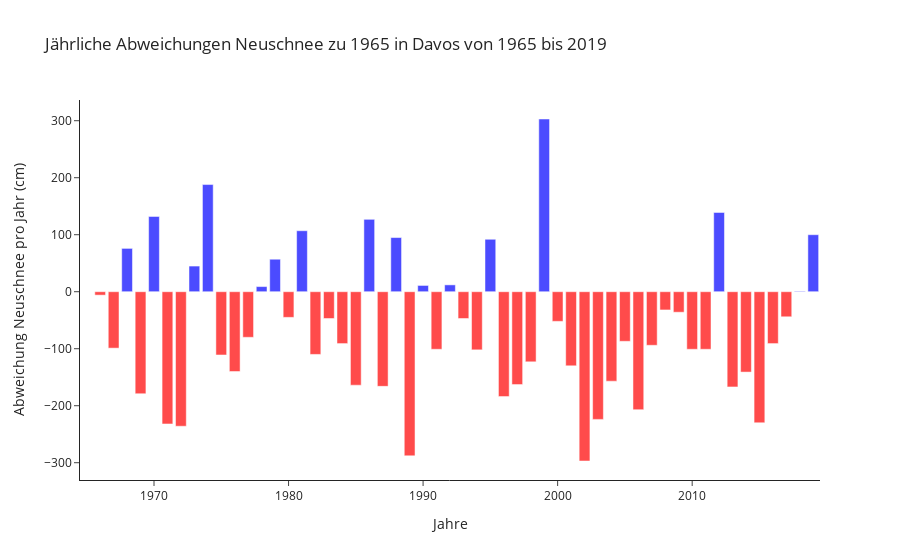

Notebook code cell kept with this figure:
### Markdown cell above
Ich gehe jeden Winter zu meiner Grossmutter in die Skiferien nach Davos. Meine Grossmutter lebt bereits ihr ganzes Leben im Davoser-Dorf. Immer wieder tönt sie an, es gäbe von Jahr zu Jahr immer weniger Schnee im Dorf und auch im Skigebiet. Hat sich meine Grossmutter das nur ausgedacht oder steckt da wirklich einen Funken Wahrheit dahinter.
Ich bin Data Scientist und sehr faktenorientiert und möchte mir dies einmal genauer ansehen. Ich fange mit der Recherche an...

Ich finde eine Infografik über die jährliche gemessene Schneehöhe in Davos-Klosters.

### Code cell
def lineplot_davos_snow(data):
    
    data = data.pivot_table(index='year', columns='region', values='new_snow')
    data = swiss_places_column_titles(data)
    data = data['DavosWSL']
    new_val = np.where(data == '...' ,None , data*1)
    data = pd.DataFrame(new_val, index=data.index).dropna().astype('int')
    
    data = data - data.iloc[0]
    data.loc[:,'color'] = np.where(data >= 0, 1, 0)
    data.columns = ['snow', 'color']
    data.index = pd.to_numeric(data.index)
  
    fig = px.bar(x=data.index, 
                 y=data['snow'], 
                 color=data['color'], 
                 title='Jährliche Abweichungen Neuschnee zu {} in Davos von {} bis {}'.format(data.index[0], data.index[0], data.index[-1]),
                 labels={'x':'Jahre', 'y':'Abweichung Neuschnee pro Jahr (cm)'},  
                 template='simple_white',
                 color_continuous_scale=['red', 'blue'],
                 opacity=0.7
            )
    
    fig.update(layout_coloraxis_showscale=False)
    fig.show()
     
lineplot_davos_snow(swiss_snow)

### Figure 1 — Plotly figure (JSON) as saved in the notebook; plotly's stock layout.template omitted (floating-point values rounded to 4 significant figures)
{"data": [{"alignmentgroup": "True", "hovertemplate": "Jahre=%{x}<br>Abweichung Neuschnee pro Jahr (cm)=%{y}<br>color=%{marker.color}<extra></extra>", "legendgroup": "", "marker": {"color": [1, 0, 0, 1, 0, 1, 0, 0, 1, 1, 0, 0, 0, 1, 1, 0, 1, 0, 0, 0, 0, 1, 0, 1, 0, 1, 0, 1, 0, 0, 1, 0, 0, 0, 1, 0, 0, 0, 0, 0, 0, 0, 0, 0, 0, 0, 0, 1, 0, 0, 0, 0, 0, 1, 1], "coloraxis": "coloraxis", "opacity": 0.7}, "name": "", "offsetgroup": "", "orientation": "v", "showlegend": false, "textposition": "auto", "type": "bar", "x": [1965, 1966, 1967, 1968, 1969, 1970, 1971, 1972, 1973, 1974, 1975, 1976, 1977, 1978, 1979, 1980, 1981, 1982, 1983, 1984, 1985, 1986, 1987, 1988, 1989, 1990, 1991, 1992, 1993, 1994, 1995, 1996, 1997, 1998, 1999, 2000, 2001, 2002, 2003, 2004, 2005, 2006, 2007, 2008, 2009, 2010, 2011, 2012, 2013, 2014, 2015, 2016, 2017, 2018, 2019], "xaxis": "x", "y": [0, -6, -99, 76, -179, 132, -232, -236, 45, 188, -111, -140, -80, 9, 57, -45, 107, -110, -47, -91, -164, 127, -166, 95, -288, 11, -101, 12, -47, -102, 92, -184, -163, -123, 303, -52, -130, -297, -224, -157, -87, -207, -94, -32, -36, -101, -101, 139, -167, -141, -230, -91, -44, 1, 100], "yaxis": "y"}], "layout": {"barmode": "relative", "coloraxis": {"colorbar": {"title": {"text": "color"}}, "colorscale": [[0, "red"], [1, "blue"]], "showscale": false}, "legend": {"tracegroupgap": 0}, "title": {"text": "Jährliche Abweichungen Neuschnee zu 1965 in Davos von 1965 bis 2019"}, "xaxis": {"anchor": "y", "domain": [0, 1], "title": {"text": "Jahre"}}, "yaxis": {"anchor": "x", "domain": [0, 1], "title": {"text": "Abweichung Neuschnee pro Jahr (cm)"}}}}
